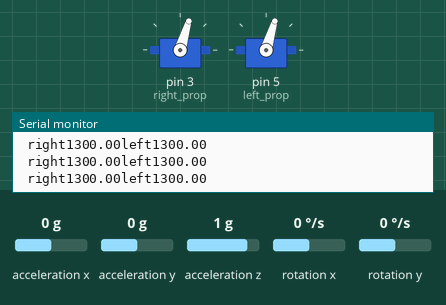
Recording of a sketch running on a simulated Arduino Uno, built with avr-gcc and run on an emulated ATmega328P. Parts: 2 × servo, the last lines printed to the serial monitor. Wiring (inferred from the names in the program): MPU-6050 motion sensor at I2C address 0x68. The inputs (shaded band) are chosen by the test bench; at power-on: acceleration x 0 g, acceleration z 1 g, acceleration y 0 g, rotation x 0 °/s, rotation y 0 °/s.

Above: at 6.2 s.
6.3 s: acceleration x set to -1.4 g
At 6.47 s:
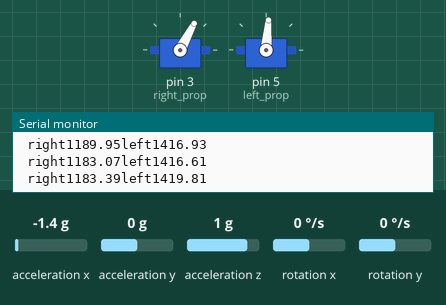
At 9.04 s:
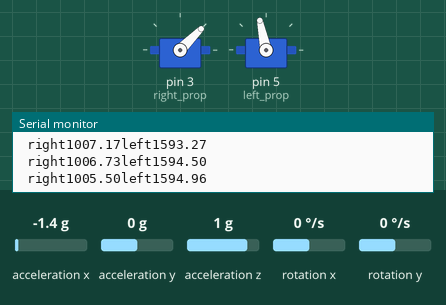
9.3 s: acceleration z set to 0 g
12.3 s: acceleration x set to 0 g
At 12.8 s:
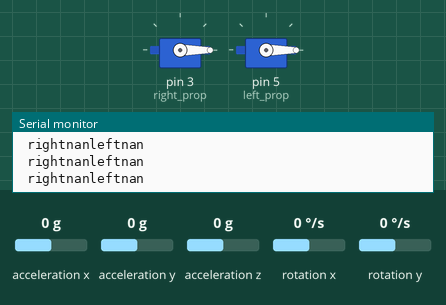
Timing chart, 0 to 15.3 s (numbered marks = the images above; inputs shaded):
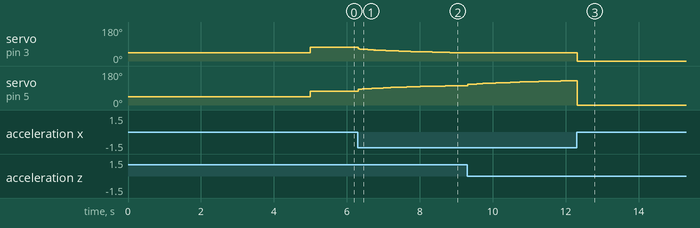

Measured:
- after the input at 6.3 s, servo on pin 5 (left_prop): moves from 73° to 103° over 2.9 s, starting at once
- after the input at 12.3 s, servo on pin 3 (right_prop): 44° → 0° at once

The sketch:

final_pid.ino
```cpp
#include <Wire.h>
#include <Servo.h>


Servo right_prop;
Servo left_prop;

/*MPU-6050 gives you 16 bits data so you have to create some 16int constants
 * to store the data for accelerations and gyro*/

int16_t Acc_rawX, Acc_rawY, Acc_rawZ,Gyr_rawX, Gyr_rawY, Gyr_rawZ;


float Acceleration_angle[2];
float Gyro_angle[2];
float Total_angle[2];


float elapsedTime, time, timePrev;
int i;
float rad_to_deg = 180/3.141592654;

float PID, pwmLeft, pwmRight, error, previous_error;
float pid_p=0;
float pid_i=0;
float pid_d=0;
/////////////////PID CONSTANTS/////////////////
double kp=5.00;//55
double ki=0.01;//0.003
double kd=2.0;//2.05
///////////////////////////////////////////////

double throttle=1300; //initial value of throttle to the motors
float desired_angle = 0; //This is the angle in which we whant the
                         //balance to stay steady


void setup() {
  Wire.begin(); //begin the wire comunication
  Wire.beginTransmission(0x68);
  Wire.write(0x6B);
  Wire.write(0);
  Wire.endTransmission(true);
  Serial.begin(250000);
  right_prop.attach(3); //attatch the right motor to pin 3
  left_prop.attach(5);  //attatch the left motor to pin 5

  time = millis(); //Start counting time in milliseconds
  /*In order to start up the ESCs we have to send a min value
   * of PWM to them before connecting the battery. Otherwise
   * the ESCs won't start up or enter in the configure mode.
   * The min value is 1000us and max is 2000us, REMEMBER!*/
  left_prop.writeMicroseconds(1000);
  right_prop.writeMicroseconds(1000);
  delay(5000); /*Give some delay, 7s, to have time to connect
                *the propellers and let everything start up*/
}//end of setup void

void loop() {

/////////////////////////////I M U/////////////////////////////////////
    timePrev = time;  // the previous time is stored before the actual time read
    time = millis();  // actual time read
    elapsedTime = (time - timePrev) / 1000;

  /*The tiemStep is the time that elapsed since the previous loop.
   * This is the value that we will use in the formulas as "elapsedTime"
   * in seconds. We work in ms so we haveto divide the value by 1000
   to obtain seconds*/

  /*Reed the values that the accelerometre gives.
   * We know that the slave adress for this IMU is 0x68 in
   * hexadecimal. For that in the RequestFrom and the
   * begin functions we have to put this value.*/

     Wire.beginTransmission(0x68);
     Wire.write(0x3B); //Ask for the 0x3B register- correspond to AcX
     Wire.endTransmission(false);
     Wire.requestFrom(0x68,6,true);

   /*We have asked for the 0x3B register. The IMU will send a brust of register.
    * The amount of register to read is specify in the requestFrom function.
    * In this case we request 6 registers. Each value of acceleration is made out of
    * two 8bits registers, low values and high values. For that we request the 6 of them
    * and just make then sum of each pair. For that we shift to the left the high values
    * register (<<) and make an or (|) operation to add the low values.*/

     Acc_rawX=Wire.read()<<8|Wire.read(); //each value needs two registres
     Acc_rawY=Wire.read()<<8|Wire.read();
     Acc_rawZ=Wire.read()<<8|Wire.read();


    /*///This is the part where you need to calculate the angles using Euler equations///*/

    /* - Now, to obtain the values of acceleration in "g" units we first have to divide the raw
     * values that we have just read by 16384.0 because that is the value that the MPU6050
     * datasheet gives us.*/
    /* - Next we have to calculate the radian to degree value by dividing 180º by the PI number
    * which is 3.141592654 and store this value in the rad_to_deg variable. In order to not have
    * to calculate this value in each loop we have done that just once before the setup void.
    */

    /* Now we can apply the Euler formula. The atan will calculate the arctangent. The
     *  pow(a,b) will elevate the a value to the b power. And finnaly sqrt function
     *  will calculate the rooth square.*/
     /*---X---*/
     Acceleration_angle[0] = atan((Acc_rawY/16384.0)/sqrt(pow((Acc_rawX/16384.0),2) + pow((Acc_rawZ/16384.0),2)))*rad_to_deg;
     /*---Y---*/
     Acceleration_angle[1] = atan(-1*(Acc_rawX/16384.0)/sqrt(pow((Acc_rawY/16384.0),2) + pow((Acc_rawZ/16384.0),2)))*rad_to_deg;

   /*Now we read the Gyro data in the same way as the Acc data. The adress for the
    * gyro data starts at 0x43. We can see this adresses if we look at the register map
    * of the MPU6050. In this case we request just 4 values. W don¡t want the gyro for
    * the Z axis (YAW).*/

   Wire.beginTransmission(0x68);
   Wire.write(0x43); //Gyro data first adress
   Wire.endTransmission(false);
   Wire.requestFrom(0x68,4,true); //Just 4 registers

   Gyr_rawX=Wire.read()<<8|Wire.read(); //Once again we shif and sum
   Gyr_rawY=Wire.read()<<8|Wire.read();

   /*Now in order to obtain the gyro data in degrees/seconda we have to divide first
   the raw value by 131 because that's the value that the datasheet gives us*/

   /*---X---*/
   Gyro_angle[0] = Gyr_rawX/131.0;
   /*---Y---*/
   Gyro_angle[1] = Gyr_rawY/131.0;

   /*Now in order to obtain degrees we have to multiply the degree/seconds
   *value by the elapsedTime.*/
   /*Finnaly we can apply the final filter where we add the acceleration
   *part that afects the angles and ofcourse multiply by 0.98 */

   /*---X axis angle---*/
   Total_angle[0] = 0.98 *(Total_angle[0] + Gyro_angle[0]*elapsedTime) + 0.02*Acceleration_angle[0];
   /*---Y axis angle---*/
   Total_angle[1] = 0.98 *(Total_angle[1] + Gyro_angle[1]*elapsedTime) + 0.02*Acceleration_angle[1];

   /*Now we have our angles in degree and values from -10º0 to 100º aprox*/
    //Serial.println(Total_angle[1]);


/*///////////////////////////P I D///////////////////////////////////*/
/*Remember that for the balance we will use just one axis. I've choose the x angle
to implement the PID with. That means that the x axis of the IMU has to be paralel to
the balance*/

/*First calculate the error between the desired angle and
*the real measured angle*/
error = Total_angle[1] - desired_angle;

/*Next the proportional value of the PID is just a proportional constant
*multiplied by the error*/

pid_p = kp*error;

/*The integral part should only act if we are close to the
desired position but we want to fine tune the error. That's
why I've made a if operation for an error between -2 and 2 degree.
To integrate we just sum the previous integral value with the
error multiplied by  the integral constant. This will integrate (increase)
the value each loop till we reach the 0 point*/
if(-3 <error <3)
{
  pid_i = pid_i+(ki*error);
}

/*The last part is the derivate. The derivate acts upon the speed of the error.
As we know the speed is the amount of error that produced in a certain amount of
time divided by that time. For taht we will use a variable called previous_error.
We substract that value from the actual error and divide all by the elapsed time.
Finnaly we multiply the result by the derivate constant*/

pid_d = kd*((error - previous_error)/elapsedTime);

/*The final PID values is the sum of each of this 3 parts*/
PID = pid_p + pid_i + pid_d;

/*We know taht the min value of PWM signal is 1000us and the max is 2000. So that
tells us that the PID value can/s oscilate more than -1000 and 1000 because when we
have a value of 2000us the maximum value taht we could sybstract is 1000 and when
we have a value of 1000us for the PWM sihnal, the maximum value that we could add is 1000
to reach the maximum 2000us*/
if(PID < -1000)
{
  PID=-1000;
}
if(PID > 1000)
{
  PID=1000;
}

/*Finnaly we calculate the PWM width. We sum the desired throttle and the PID value*/
pwmLeft = throttle + PID;
pwmRight = throttle - PID;


/*Once again we map the PWM values to be sure that we won't pass the min
and max values. Yes, we've already maped the PID values. But for example, for
throttle value of 1300, if we sum the max PID value we would have 2300us and
that will mess up the ESC.*/
//Right
if(pwmRight < 1000)
{
  pwmRight= 1000;
}
if(pwmRight > 2000)
{
  pwmRight=2000;
}
//Left
if(pwmLeft < 1000)
{
  pwmLeft= 1000;
}
if(pwmLeft > 2000)
{
  pwmLeft=2000;
}

/*Finnaly using the servo function we create the PWM pulses with the calculated
width for each pulse*/
left_prop.writeMicroseconds(pwmLeft);
right_prop.writeMicroseconds(pwmRight);
previous_error = error; //Remember to store the previous error.
Serial.print("left");
Serial.println(pwmLeft);
Serial.print(" right");
Serial.print(pwmRight);
delay(20);
}//end of loop void
```
